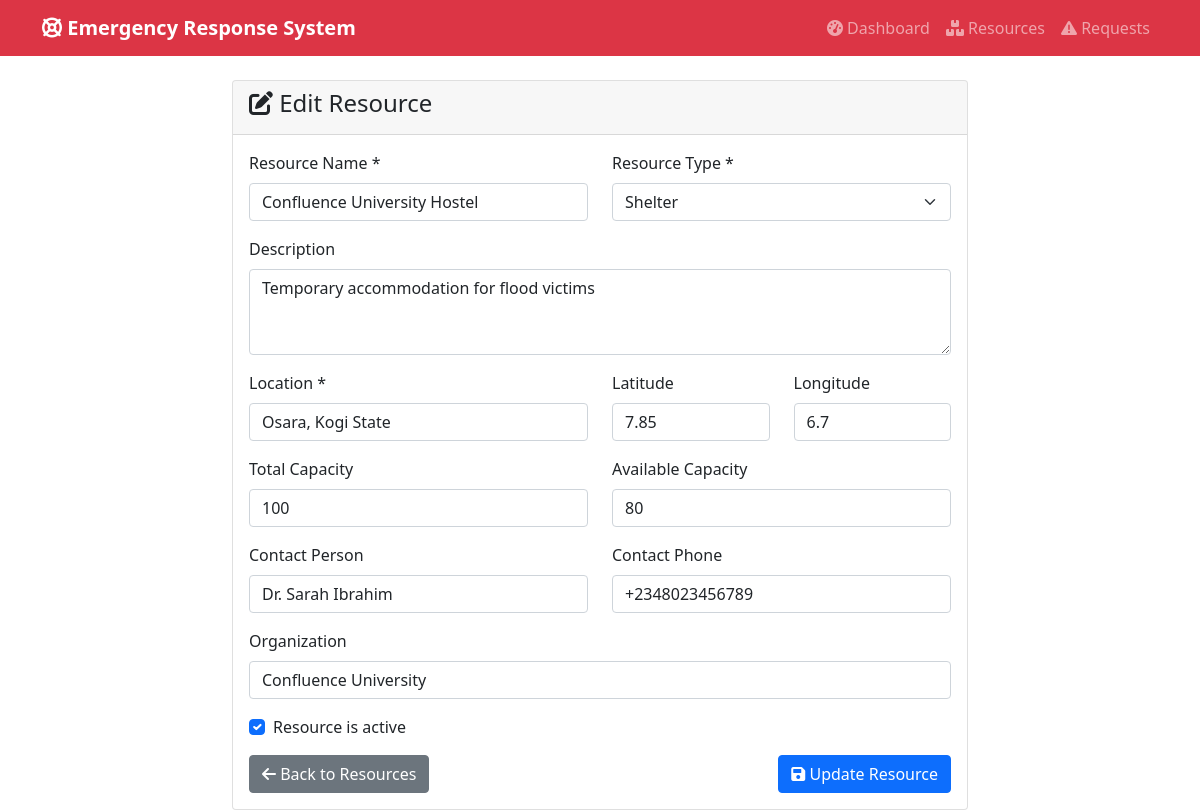
The page /admin/resources/2/edit on the database its author committed.
### app/models/resource.py (models this page shows, shortened)
class Resource(db.Model):
    __tablename__ = 'resources'
    id = db.Column(db.Integer, primary_key=True)
    name = db.Column(db.String(200), nullable=False)
    description = db.Column(db.Text)
    resource_type = db.Column(db.Enum(ResourceType), nullable=False)
    location = db.Column(db.String(200), nullable=False)
    latitude = db.Column(db.Float, nullable=False)
    longitude = db.Column(db.Float, nullable=False)
    total_capacity = db.Column(db.Integer, default=0)
    available_capacity = db.Column(db.Integer, default=0)
    is_active = db.Column(db.Boolean, default=True)
    contact_person = db.Column(db.String(100))
    contact_phone = db.Column(db.String(20))
    organization = db.Column(db.String(200))
    created_at = db.Column(db.DateTime, default=datetime.utcnow)
    updated_at = db.Column(db.DateTime, default=datetime.utcnow, onupdate=datetime.utcnow)
    emergency_requests = db.relationship('EmergencyRequest', backref='resource', lazy=True)

### app/routes/admin.py (the view, shortened to what this page needs)
@admin_bp.route('/resources/<int:resource_id>/edit', methods=['GET', 'POST'])
def edit_resource(resource_id):
    resource = Resource.query.get_or_404(resource_id)
    return render_template('admin/edit_resource.html', resource=resource)

### app/templates/admin/edit_resource.html (shortened to what this page needs)
{% extends "base.html" %}
{% block content %}
<div class="container mt-4">
    <div class="row justify-content-center">
        <div class="col-md-8">
            <div class="card">
                <div class="card-header">
                    <h4><i class="fas fa-edit"></i> Edit Resource</h4>
                </div>
                <div class="card-body">
                    <form method="POST">
                        <div class="row">
                            <div class="col-md-6">
                                <div class="mb-3">
                                    <label for="name" class="form-label">Resource Name *</label>
                                    <input type="text" class="form-control" id="name" name="name" value="{{ resource.name }}" required>
                                </div>
                            </div>
                            <div class="col-md-6">
                                <div class="mb-3">
                                    <label for="resource_type" class="form-label">Resource Type *</label>
                                    <select class="form-select" id="resource_type" name="resource_type" required>
                                        <option value="shelter" {{ 'selected' if resource.resource_type.value == 'shelter' }}>Shelter</option>
                                    </select>
                                </div>
                            </div>
                        </div>
                        <div class="mb-3">
                            <label for="description" class="form-label">Description</label>
                            <textarea class="form-control" id="description" name="description" rows="3">{{ resource.description or '' }}</textarea>
                        </div>
                        <div class="row">
                            <div class="col-md-6">
                                <div class="mb-3">
                                    <label for="location" class="form-label">Location *</label>
                                    <input type="text" class="form-control" id="location" name="location" value="{{ resource.location }}" required>
                                </div>
                            </div>
                            <div class="col-md-3">
                                <div class="mb-3">
                                    <label for="latitude" class="form-label">Latitude</label>
                                    <input type="number" step="any" class="form-control" id="latitude" name="latitude" value="{{ resource.latitude or '' }}">
                                </div>
                            </div>
                            <div class="col-md-3">
                                <div class="mb-3">
                                    <label for="longitude" class="form-label">Longitude</label>
                                    <input type="number" step="any" class="form-control" id="longitude" name="longitude" value="{{ resource.longitude or '' }}">
                                </div>
                            </div>
                        </div>
                        <div class="row">
                            <div class="col-md-6">
                                <div class="mb-3">
                                    <label for="total_capacity" class="form-label">Total Capacity</label>
                                    <input type="number" class="form-control" id="total_capacity" name="total_capacity" value="{{ resource.total_capacity }}" min="0">
                                </div>
                            </div>
                            <div class="col-md-6">
                                <div class="mb-3">
                                    <label for="available_capacity" class="form-label">Available Capacity</label>
                                    <input type="number" class="form-control" id="available_capacity" name="available_capacity" value="{{ resource.available_capacity }}" min="0">
                                </div>
                            </div>
                        </div>
                        <div class="row">
                            <div class="col-md-6">
                                <div class="mb-3">
                                    <label for="contact_person" class="form-label">Contact Person</label>
                                    <input type="text" class="form-control" id="contact_person" name="contact_person" value="{{ resource.contact_person or '' }}">
                                </div>
                            </div>
                            <div class="col-md-6">
                                <div class="mb-3">
                                    <label for="contact_phone" class="form-label">Contact Phone</label>
                                    <input type="tel" class="form-control" id="contact_phone" name="contact_phone" value="{{ resource.contact_phone or '' }}">
                                </div>
                            </div>
                        </div>
                        <div class="mb-3">
                            <label for="organization" class="form-label">Organization</label>
                            <input type="text" class="form-control" id="organization" name="organization" value="{{ resource.organization or '' }}">
                        </div>
                        <div class="mb-3">
                            <div class="form-check">
                                <input class="form-check-input" type="checkbox" id="is_active" name="is_active" {{ 'checked' if resource.is_active }}>
                                <label class="form-check-label" for="is_active">
                                    Resource is active
                                </label>
                            </div>
                        </div>
                        <div class="d-flex justify-content-between">
                            <a href="{{ url_for('admin.resources') }}" class="btn btn-secondary">
                                <i class="fas fa-arrow-left"></i> Back to Resources
                            </a>
                            <button type="submit" class="btn btn-primary">
                                <i class="fas fa-save"></i> Update Resource
                            </button>
                        </div>
                    </form>
                </div>
            </div>
        </div>
    </div>
</div>
{% endblock %}

### rows shown on the page
Resource: name "Confluence University Hostel", description "Temporary accommodation for flood victims", location "Osara, Kogi State", latitude "7.85", longitude "6.7", total_capacity "100", available_capacity "80", contact_person "Dr. Sarah Ibrahim", contact_phone "+2348023456789", organization "Confluence University"
